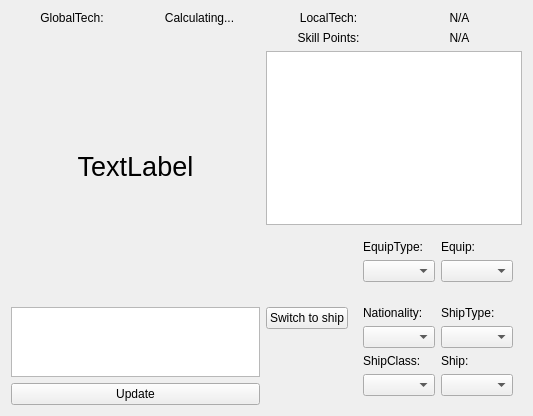
<?xml version="1.0" encoding="UTF-8"?>
<ui version="4.0" idbasedtr="true">
 <class>TechView</class>
 <widget class="QFrame" name="TechView">
  <property name="geometry">
   <rect>
    <x>0</x>
    <y>0</y>
    <width>533</width>
    <height>416</height>
   </rect>
  </property>
  <property name="windowTitle">
   <string>Frame</string>
  </property>
  <layout class="QHBoxLayout" name="horizontalLayout_5">
   <item>
    <layout class="QVBoxLayout" name="globalView">
     <item>
      <layout class="QHBoxLayout" name="horizontalLayout">
       <item>
        <widget class="QLabel" name="label">
         <property name="text">
          <string id="techview-globaltech">GlobalTech:</string>
         </property>
         <property name="alignment">
          <set>Qt::AlignCenter</set>
         </property>
        </widget>
       </item>
       <item>
        <widget class="QLabel" name="globalTechValue">
         <property name="text">
          <string id="techview-calculating">Calculating...</string>
         </property>
         <property name="alignment">
          <set>Qt::AlignCenter</set>
         </property>
        </widget>
       </item>
      </layout>
     </item>
     <item>
      <widget class="QLabel" name="waitText">
       <property name="sizePolicy">
        <sizepolicy hsizetype="Preferred" vsizetype="Expanding">
         <horstretch>0</horstretch>
         <verstretch>200</verstretch>
        </sizepolicy>
       </property>
       <property name="font">
        <font>
         <pointsize>20</pointsize>
        </font>
       </property>
       <property name="text">
        <string>TextLabel</string>
       </property>
       <property name="alignment">
        <set>Qt::AlignCenter</set>
       </property>
       <property name="wordWrap">
        <bool>true</bool>
       </property>
      </widget>
     </item>
     <item>
      <widget class="QTableWidget" name="globalViewTable">
       <property name="sizePolicy">
        <sizepolicy hsizetype="Expanding" vsizetype="Expanding">
         <horstretch>0</horstretch>
         <verstretch>1</verstretch>
        </sizepolicy>
       </property>
       <property name="styleSheet">
        <string notr="true"/>
       </property>
      </widget>
     </item>
     <item>
      <widget class="QPushButton" name="updateGlobalButton">
       <property name="text">
        <string id="techview-update">Update</string>
       </property>
      </widget>
     </item>
    </layout>
   </item>
   <item>
    <layout class="QVBoxLayout" name="verticalLayout_2">
     <item>
      <layout class="QHBoxLayout" name="horizontalLayout_2">
       <item>
        <widget class="QLabel" name="label_3">
         <property name="text">
          <string id="techview-localtech">LocalTech:</string>
         </property>
         <property name="alignment">
          <set>Qt::AlignCenter</set>
         </property>
        </widget>
       </item>
       <item>
        <widget class="QLabel" name="localTechValue">
         <property name="text">
          <string id="techview-na">N/A</string>
         </property>
         <property name="alignment">
          <set>Qt::AlignCenter</set>
         </property>
        </widget>
       </item>
      </layout>
     </item>
     <item>
      <layout class="QHBoxLayout" name="horizontalLayout_3">
       <item>
        <widget class="QLabel" name="label_4">
         <property name="text">
          <string id="techview-skillpoints">Skill Points:</string>
         </property>
         <property name="alignment">
          <set>Qt::AlignCenter</set>
         </property>
        </widget>
       </item>
       <item>
        <widget class="QLabel" name="skillPointsValue">
         <property name="text">
          <string id="techview-na">N/A</string>
         </property>
         <property name="alignment">
          <set>Qt::AlignCenter</set>
         </property>
        </widget>
       </item>
      </layout>
     </item>
     <item>
      <widget class="QTableWidget" name="localViewTable"/>
     </item>
     <item>
      <layout class="QHBoxLayout" name="horizontalLayout_4">
       <item>
        <widget class="QPushButton" name="equipOrShip">
         <property name="text">
          <string id="techview-toship">Switch to ship</string>
         </property>
        </widget>
       </item>
       <item>
        <layout class="QVBoxLayout" name="verticalLayout">
         <item>
          <widget class="QWidget" name="equipChoice" native="true">
           <layout class="QGridLayout" name="gridLayout_2">
            <item row="0" column="0">
             <widget class="QLabel" name="label_8">
              <property name="text">
               <string id="techview-equip-type">EquipType:</string>
              </property>
             </widget>
            </item>
            <item row="0" column="1">
             <widget class="QLabel" name="label_9">
              <property name="text">
               <string id="techview-equip">Equip:</string>
              </property>
             </widget>
            </item>
            <item row="1" column="0">
             <widget class="QComboBox" name="localListType">
              <property name="sizePolicy">
               <sizepolicy hsizetype="Preferred" vsizetype="Fixed">
                <horstretch>2</horstretch>
                <verstretch>0</verstretch>
               </sizepolicy>
              </property>
             </widget>
            </item>
            <item row="1" column="1">
             <widget class="QComboBox" name="localListValue">
              <property name="sizePolicy">
               <sizepolicy hsizetype="Preferred" vsizetype="Fixed">
                <horstretch>2</horstretch>
                <verstretch>0</verstretch>
               </sizepolicy>
              </property>
             </widget>
            </item>
           </layout>
          </widget>
         </item>
         <item>
          <widget class="QWidget" name="shipChoice" native="true">
           <layout class="QGridLayout" name="gridLayout">
            <item row="0" column="0">
             <widget class="QLabel" name="label_11">
              <property name="sizePolicy">
               <sizepolicy hsizetype="Preferred" vsizetype="Preferred">
                <horstretch>1</horstretch>
                <verstretch>0</verstretch>
               </sizepolicy>
              </property>
              <property name="text">
               <string id="techview-ship-nationality">Nationality:</string>
              </property>
             </widget>
            </item>
            <item row="0" column="1">
             <widget class="QLabel" name="label_6">
              <property name="sizePolicy">
               <sizepolicy hsizetype="Preferred" vsizetype="Preferred">
                <horstretch>1</horstretch>
                <verstretch>0</verstretch>
               </sizepolicy>
              </property>
              <property name="text">
               <string id="techview-ship-type">ShipType:</string>
              </property>
             </widget>
            </item>
            <item row="1" column="0">
             <widget class="QComboBox" name="comboBox_4">
              <property name="sizePolicy">
               <sizepolicy hsizetype="Preferred" vsizetype="Fixed">
                <horstretch>2</horstretch>
                <verstretch>0</verstretch>
               </sizepolicy>
              </property>
             </widget>
            </item>
            <item row="1" column="1">
             <widget class="QComboBox" name="comboBox_3">
              <property name="sizePolicy">
               <sizepolicy hsizetype="Preferred" vsizetype="Fixed">
                <horstretch>2</horstretch>
                <verstretch>0</verstretch>
               </sizepolicy>
              </property>
             </widget>
            </item>
            <item row="2" column="0">
             <widget class="QLabel" name="label_10">
              <property name="sizePolicy">
               <sizepolicy hsizetype="Preferred" vsizetype="Preferred">
                <horstretch>1</horstretch>
                <verstretch>0</verstretch>
               </sizepolicy>
              </property>
              <property name="text">
               <string id="techview-ship-class">ShipClass:</string>
              </property>
             </widget>
            </item>
            <item row="2" column="1">
             <widget class="QLabel" name="label_7">
              <property name="sizePolicy">
               <sizepolicy hsizetype="Preferred" vsizetype="Preferred">
                <horstretch>1</horstretch>
                <verstretch>0</verstretch>
               </sizepolicy>
              </property>
              <property name="text">
               <string id="techview-ship">Ship:</string>
              </property>
             </widget>
            </item>
            <item row="3" column="0">
             <widget class="QComboBox" name="comboBox_6">
              <property name="sizePolicy">
               <sizepolicy hsizetype="Preferred" vsizetype="Fixed">
                <horstretch>2</horstretch>
                <verstretch>0</verstretch>
               </sizepolicy>
              </property>
             </widget>
            </item>
            <item row="3" column="1">
             <widget class="QComboBox" name="comboBox_5">
              <property name="sizePolicy">
               <sizepolicy hsizetype="Preferred" vsizetype="Fixed">
                <horstretch>2</horstretch>
                <verstretch>0</verstretch>
               </sizepolicy>
              </property>
             </widget>
            </item>
           </layout>
          </widget>
         </item>
        </layout>
       </item>
      </layout>
     </item>
    </layout>
   </item>
  </layout>
  <zorder>shipChoice</zorder>
  <zorder>equipOrShip</zorder>
  <zorder>equipChoice</zorder>
 </widget>
 <resources/>
 <connections/>
</ui>
